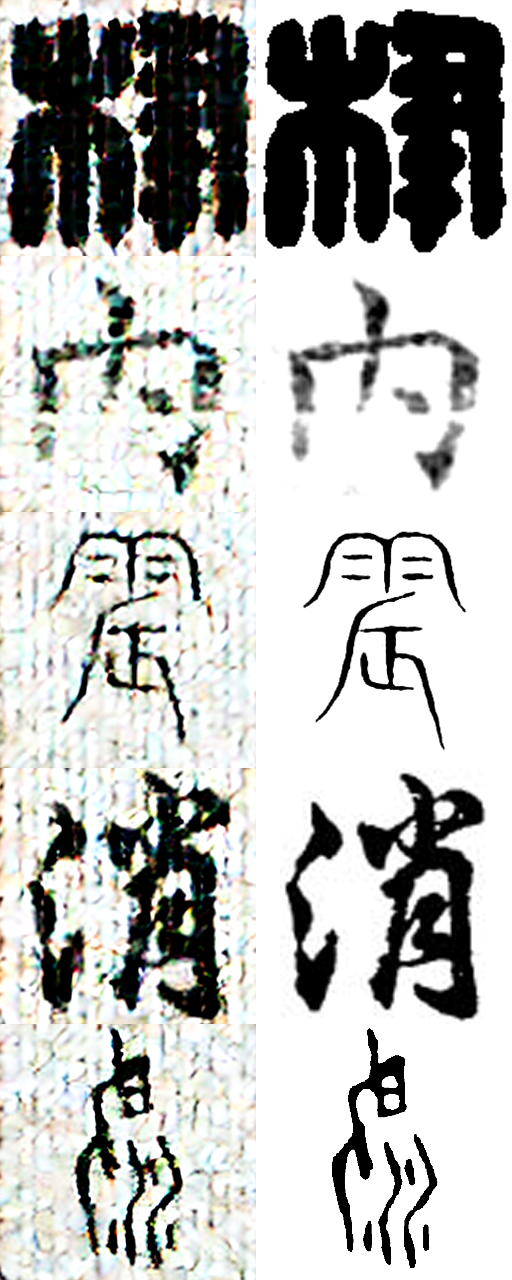
#> input picture tools/baseline_step0.png, 512 x 1280 px
$ python -i rescan_clean.py   (imports and definitions only)
#> lines starting #> are read from the running program, lines starting #| are printed output that depends on the picture; after the words box and inside, x2 and y2 are one past the last pixel; in counts of white or black regions, pixels touching at a corner belong together
# -*- coding: utf-8 -*-
"""rescan_clean.py — 回滚前两轮清洗, 并按"单笔画粗度"重新扫描给出各阈值数字.

背景: 第 2 轮用了 J2 笔画宽>26px, 在 256x256 下过严 (剔掉 70%), 用户裁定
      应为 **单笔画粗度 40 乃至 80 px**。

度量: w_max = distance_transform_edt(ink_mask).max() * 2   —— 最粗单笔的宽度(px)
      w_avg = ink_area / skeleton_length                    —— 平均笔画宽度(px)
判据: dirty = (w_max > TH_W) or (ink > 0.5) or (med < 150) or (max_blob > 0.5)
输出: 各 TH_W 下的剩余量; 并把逐图指标缓存到 /tmp/scan_metrics.npz 供 apply 复用。
用法: python tools/rescan_clean.py [--rollback] [--th 40]
"""
import argparse
import csv
import glob
import multiprocessing as mp
import os
import shutil
import sys
import time

import numpy as np
from PIL import Image
from scipy.ndimage import distance_transform_edt, label

ROOT = os.path.dirname(os.path.dirname(os.path.abspath(__file__)))
sys.path.insert(0, ROOT)
# [2 lines not run here, left out]

NOAUG = "assets/train_base_noaug.csv"
CACHE = "/tmp/scan_metrics.npz"
QUARS = ("data/_quarantine", "data/_quarantine2")


# [20 lines left out: function rollback, not called in this run]


def probe(path):
#> called with path = 'baseline_step0.png'
    try:
        a = np.asarray(Image.open(path).convert("L"))
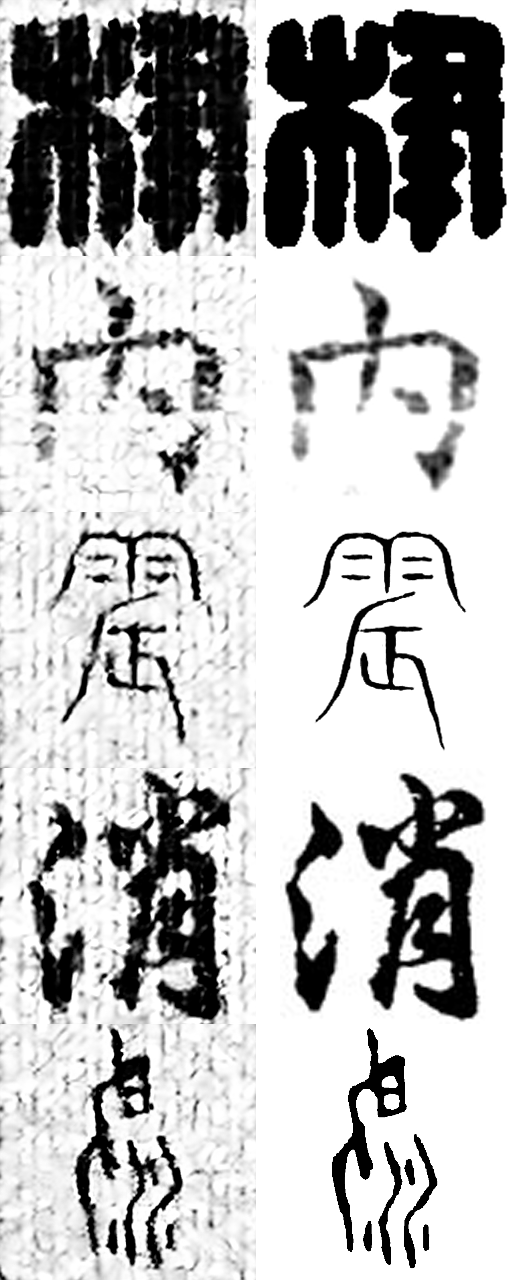
#> a: shape (1280, 512); min 0, max 255, mean 185.9
    except Exception:
        return (-1.0, -1.0, -1.0, -1.0, -1.0)
    m = a < 128
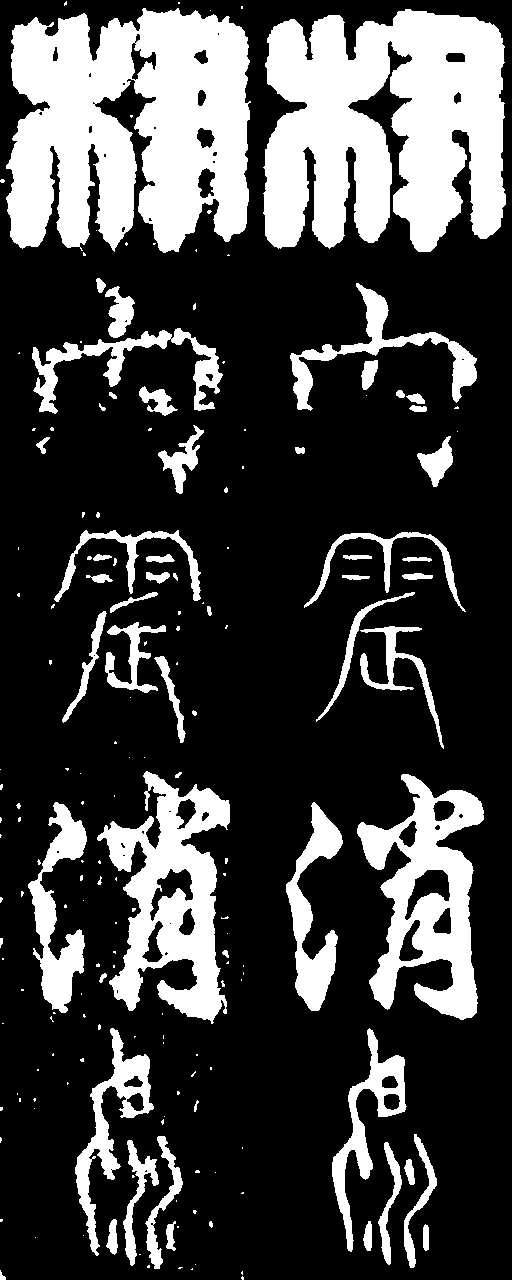
#> m: shape (1280, 512) bool; 25.5% white; 183 white regions (123 under 20 px), largest, box (x1, y1, x2, y2) and area: (6, 8, 251, 253) 45298, (263, 9, 506, 252) 44774, (97, 771, 230, 1024) 15646
    n_px = a.size
#> n_px = 655360
    ink = float(m.mean())
#> ink = 0.255
    med = float(np.median(a))
#> med = 249
    if m.any():
        w_max = float(distance_transform_edt(m).max()) * 2.0
#> w_max = 59.4
        lab, _ = label(m)
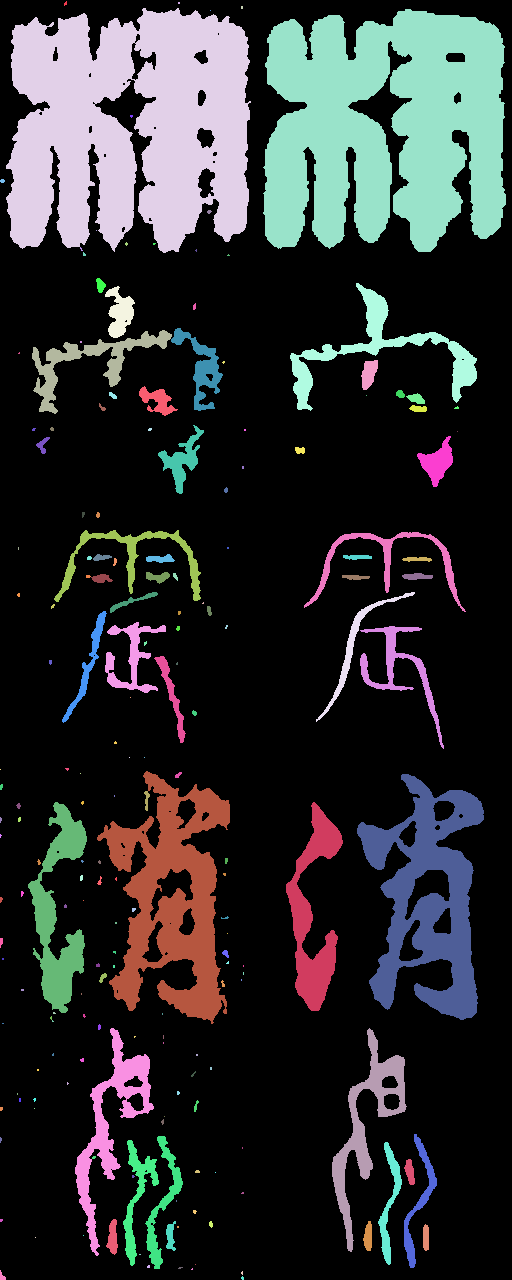
#> lab: shape (1280, 512) int32; 190 distinct labels, from 0 to 189; one colour per label, 0 black
        sizes = np.bincount(lab.ravel())[1:]
#> sizes = 189 values, max 45292 at index 3, min 1 at index 5, mean 883
        max_blob = float(sizes.max()) / n_px
#> max_blob = 0.0691
    else:
        w_max, max_blob = 0.0, 0.0
    # 反色检测: 正常图**亮部(白底)必然接触图像边缘**; 反色/黑底图的亮部
    # 是"被暗部包住"的孤立区域 (如反色的"一": 黑底白横), 边缘几乎全暗。
    e = (a[0, :] > 128).mean() + (a[-1, :] > 128).mean() + \
        (a[:, 0] > 128).mean() + (a[:, -1] > 128).mean()
#> e = 3.94
    edge_bright = float(e) / 4.0
#> edge_bright = 0.984
    # inner_ratio: **不接触图像边界**的亮部面积占全部亮部的比例。
    #   正常图: 白底连通到边缘 -> 接近 0 (字内封闭空隙占比很小)
    #   反色图: 白字/白横条是被黑包住的孤岛 -> 接近 1
    bright = a > 128
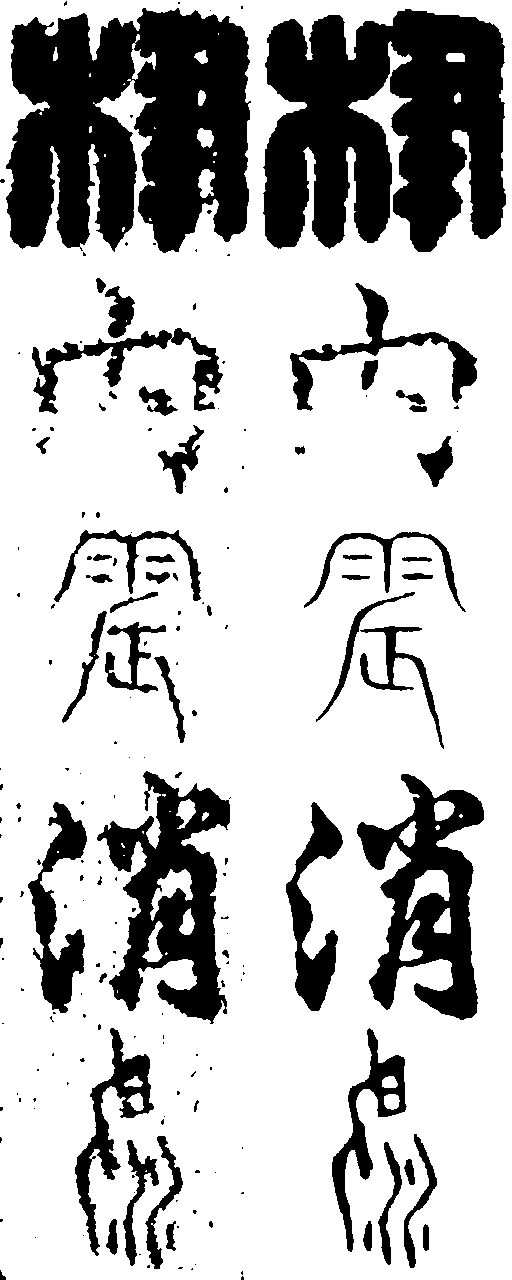
#> bright: shape (1280, 512) bool; 74.5% white; 186 black regions (126 under 20 px), largest, box (x1, y1, x2, y2) and area: (6, 8, 251, 253) 45347, (263, 9, 506, 252) 44782, (97, 771, 230, 1024) 15668
    inner = 0.0
    tot_b = int(bright.sum())
#> tot_b = 488161
    if tot_b:
        lb, nb = label(bright)
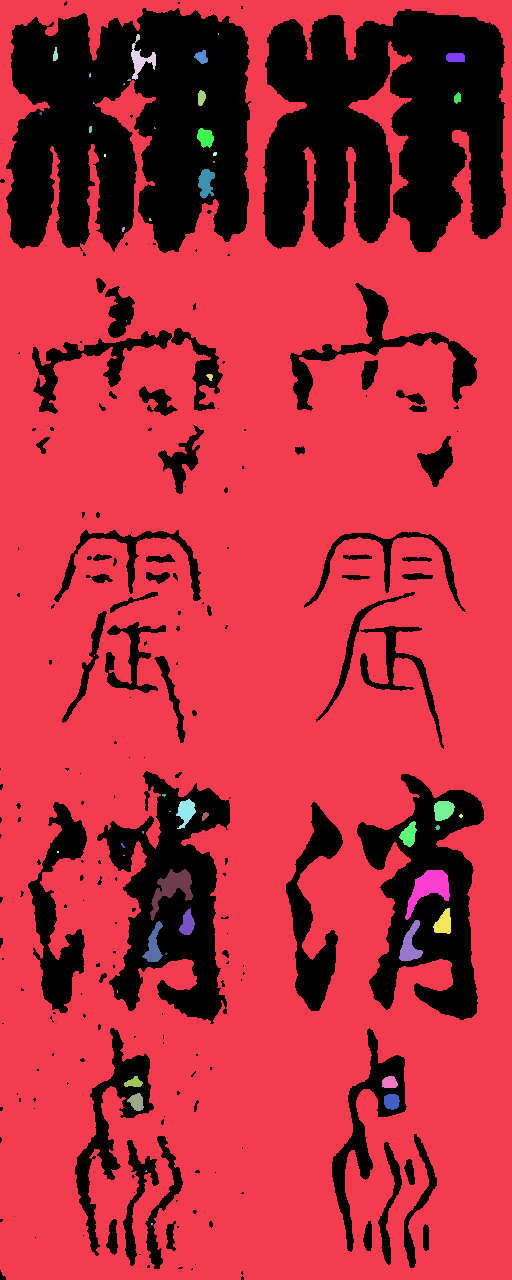
#> lb: shape (1280, 512) int32; 55 distinct labels, from 0 to 54; one colour per label, 0 black
#> nb = 54
        sizes = np.bincount(lb.ravel(), minlength=nb + 1)
#> sizes = 55 values, max 481508 at index 1, min 1 at index 25, mean 11915.6
        border = set(lb[0, :].tolist()) | set(lb[-1, :].tolist()) | \
                 set(lb[:, 0].tolist()) | set(lb[:, -1].tolist())
#> border = 2 items
        border.discard(0)
        inner_area = tot_b - sum(int(sizes[l]) for l in border)
#> inner_area = 6653
        inner = float(inner_area) / tot_b
#> inner = 0.0136
    return (w_max, ink, med, max_blob, edge_bright, inner)


# [50 lines left out: function main, not called in this run]


# [2 lines not run here, left out]

>>> result = probe('baseline_step0.png')
#> result = (59.4, 0.255, 249, 0.0691, 0.984, 0.0136)

$ run again, on tools/ood_1.png
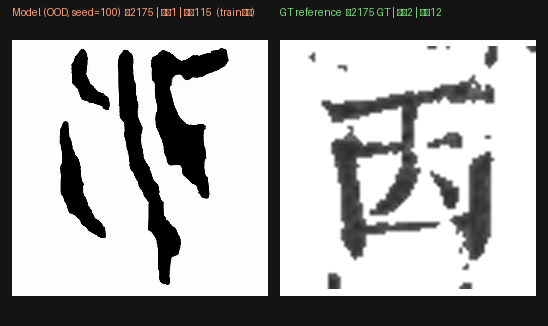
#> input picture tools/ood_1.png, 548 x 326 px
#> in probe, `m = a < 128`:
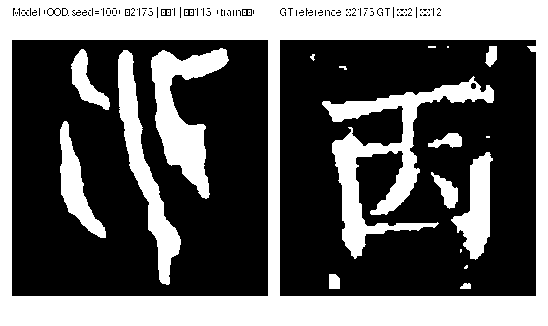
#> m: shape (326, 548) bool; 38.9% white; 26 white regions (12 under 20 px), largest, box (x1, y1, x2, y2) and area: (0, 0, 548, 326) 46667, (322, 76, 494, 259) 7506, (151, 48, 229, 199) 4817
#> ink = 0.389
#> med = 253
#> w_max = 83.52
#> lab: shape (326, 548) int32; 30 distinct labels, from 0 to 29
#> in probe, `sizes = np.bincount(lab.ravel())[1:]`: sizes = 29 values, max 46593 at index 0, min 4 at index 12, mean 2397.7
#> max_blob = 0.261
#> e = 0
#> bright: shape (326, 548) bool; 61.1% white; 26 black regions (12 under 20 px), largest, box (x1, y1, x2, y2) and area: (0, 0, 548, 326) 46676, (322, 76, 494, 259) 7528, (151, 48, 229, 199) 4817
#> tot_b = 109070
#> in probe, `lb, nb = label(bright)`:
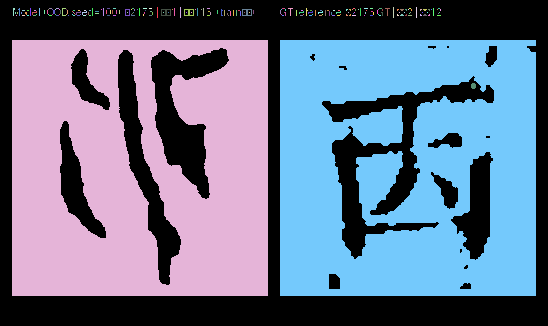
#> lb: shape (326, 548) int32; 218 distinct labels, from 0 to 217; one colour per label, 0 black
#> nb = 217
#> in probe, `sizes = np.bincount(lb.ravel(), minlength=nb + 1)`: sizes = 218 values, max 69578 at index 0, min 1 at index 36, mean 819.5
#> border = 1 item
#> inner_area = 109070
#> inner = 1
#> result = (83.52, 0.389, 253, 0.261, 0, 1)

$ run again, on tools/ood_2.png
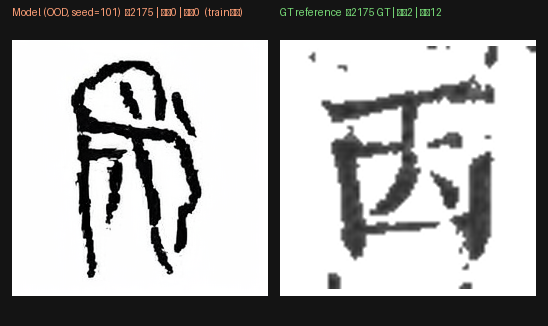
#> input picture tools/ood_2.png, 548 x 326 px
#> in probe, `m = a < 128`:
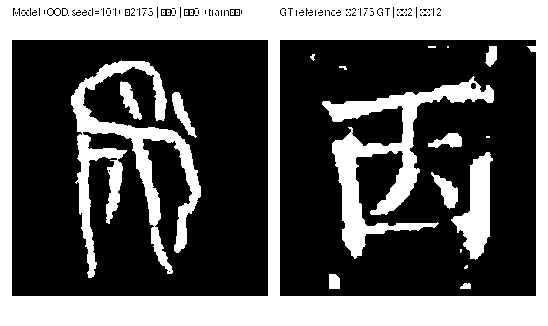
#> m: shape (326, 548) bool; 37.2% white; 25 white regions (12 under 20 px), largest, box (x1, y1, x2, y2) and area: (0, 0, 548, 326) 46683, (71, 60, 201, 278) 7902, (322, 76, 494, 259) 7506
#> ink = 0.372
#> med = 254
#> w_max = 83.52
#> lab: shape (326, 548) int32; 29 distinct labels, from 0 to 28
#> in probe, `sizes = np.bincount(lab.ravel())[1:]`: sizes = 28 values, max 46609 at index 0, min 4 at index 12, mean 2375.6
#> max_blob = 0.261
#> e = 0
#> bright: shape (326, 548) bool; 62.7% white; 25 black regions (12 under 20 px), largest, box (x1, y1, x2, y2) and area: (0, 0, 548, 326) 46691, (71, 60, 201, 278) 7912, (322, 76, 494, 259) 7528
#> tot_b = 112078
#> in probe, `lb, nb = label(bright)`:
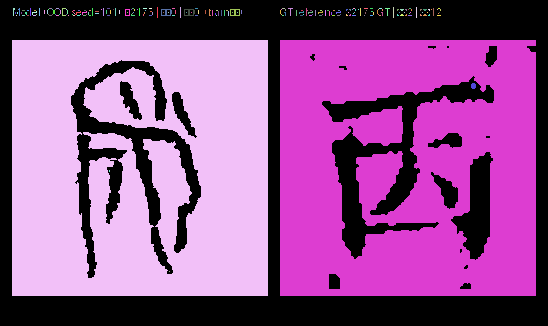
#> lb: shape (326, 548) int32; 214 distinct labels, from 0 to 213; one colour per label, 0 black
#> nb = 213
#> in probe, `sizes = np.bincount(lb.ravel(), minlength=nb + 1)`: sizes = 214 values, max 66570 at index 0, min 1 at index 34, mean 834.8
#> border = 1 item
#> inner_area = 112078
#> inner = 1
#> result = (83.52, 0.372, 254, 0.261, 0, 1)

$ run again, on tools/ood_3.png
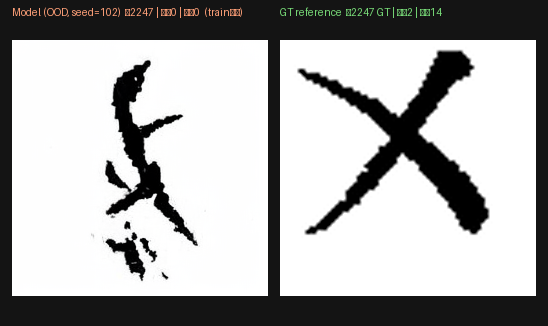
#> input picture tools/ood_3.png, 548 x 326 px
#> in probe, `m = a < 128`:
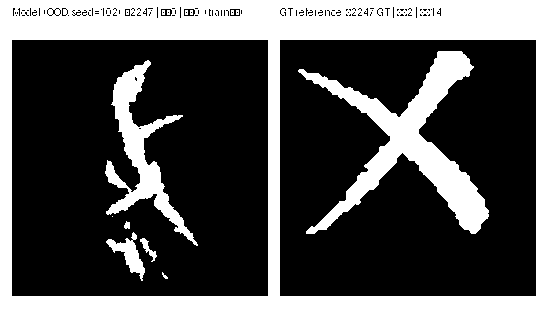
#> m: shape (326, 548) bool; 34.4% white; 15 white regions (9 under 20 px), largest, box (x1, y1, x2, y2) and area: (0, 0, 548, 326) 46626, (298, 51, 489, 234) 9554, (105, 60, 198, 246) 4362, (106, 232, 145, 281) 652, (140, 238, 157, 262) 129, (124, 221, 130, 229) 37
#> ink = 0.344
#> med = 254
#> w_max = 83.52
#> lab: shape (326, 548) int32; 20 distinct labels, from 0 to 19
#> in probe, `sizes = np.bincount(lab.ravel())[1:]`: sizes = 19 values, max 46552 at index 0, min 1 at index 13, mean 3235.7
#> max_blob = 0.261
#> e = 0
#> bright: shape (326, 548) bool; 65.6% white; 15 black regions (9 under 20 px), largest, box (x1, y1, x2, y2) and area: (0, 0, 548, 326) 46632, (298, 51, 489, 234) 9564, (105, 60, 198, 246) 4363, (106, 232, 145, 281) 654, (140, 238, 157, 262) 129, (124, 221, 130, 229) 37
#> tot_b = 117151
#> in probe, `lb, nb = label(bright)`:
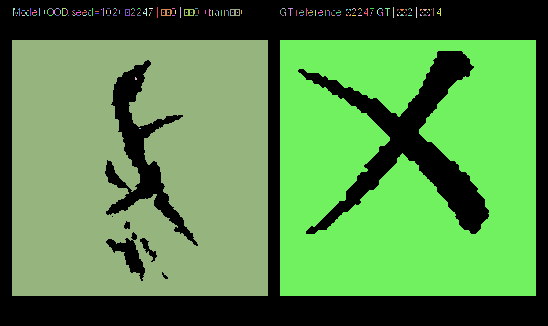
#> lb: shape (326, 548) int32; 217 distinct labels, from 0 to 216; one colour per label, 0 black
#> nb = 216
#> in probe, `sizes = np.bincount(lb.ravel(), minlength=nb + 1)`: sizes = 217 values, max 61497 at index 0, min 1 at index 34, mean 823.3
#> border = 1 item
#> inner_area = 117151
#> inner = 1
#> result = (83.52, 0.344, 254, 0.261, 0, 1)
